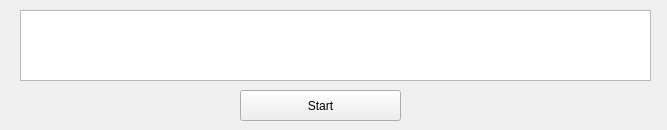
<?xml version="1.0" encoding="UTF-8"?>
<ui version="4.0">
 <class>Form</class>
 <widget class="QWidget" name="Form">
  <property name="geometry">
   <rect>
    <x>0</x>
    <y>0</y>
    <width>667</width>
    <height>130</height>
   </rect>
  </property>
  <property name="mouseTracking">
   <bool>true</bool>
  </property>
  <property name="acceptDrops">
   <bool>true</bool>
  </property>
  <property name="windowTitle">
   <string>Cricinfo Score App</string>
  </property>
  <property name="autoFillBackground">
   <bool>true</bool>
  </property>
  <widget class="QPushButton" name="start">
   <property name="geometry">
    <rect>
     <x>240</x>
     <y>90</y>
     <width>161</width>
     <height>31</height>
    </rect>
   </property>
   <property name="text">
    <string>Start</string>
   </property>
  </widget>
  <widget class="QTextEdit" name="scoreurl">
   <property name="geometry">
    <rect>
     <x>20</x>
     <y>10</y>
     <width>631</width>
     <height>71</height>
    </rect>
   </property>
  </widget>
 </widget>
 <resources/>
 <connections/>
</ui>
